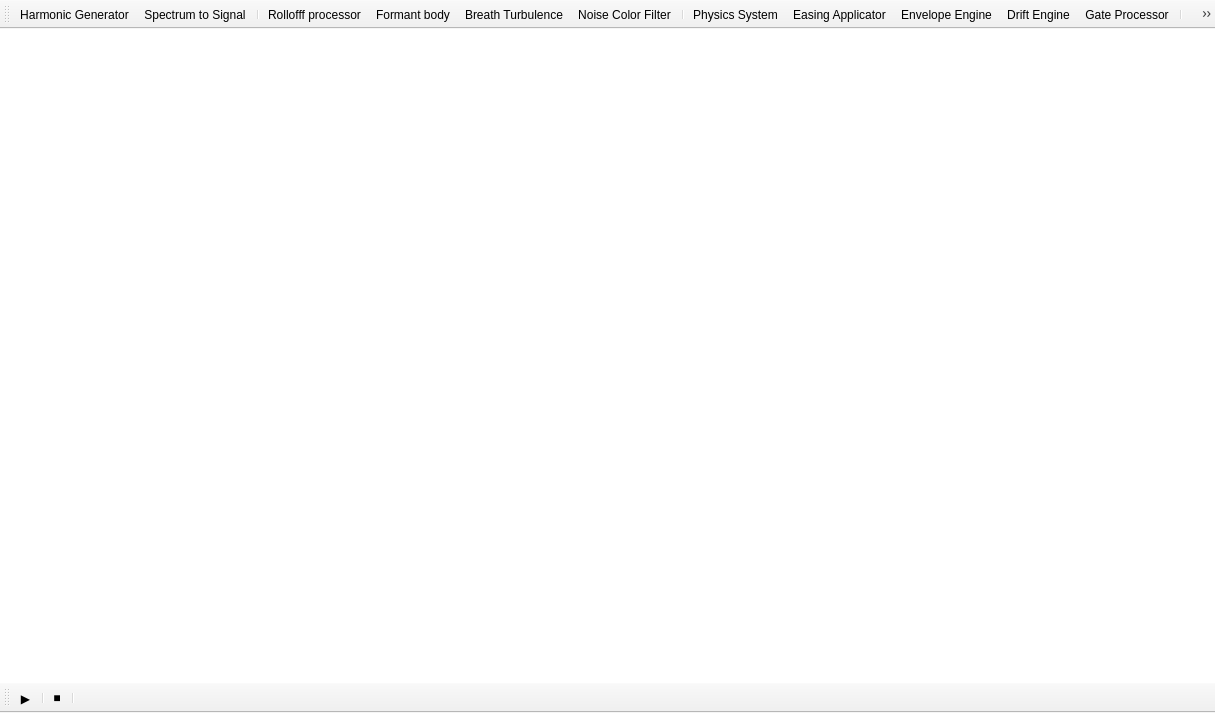
<?xml version="1.0" encoding="UTF-8"?>
<ui version="4.0">
 <class>SounitBuilderCanvas</class>
 <widget class="QMainWindow" name="SounitBuilderCanvas">
  <property name="geometry">
   <rect>
    <x>0</x>
    <y>0</y>
    <width>1215</width>
    <height>713</height>
   </rect>
  </property>
  <property name="minimumSize">
   <size>
    <width>0</width>
    <height>0</height>
   </size>
  </property>
  <property name="windowTitle">
   <string>Sounit Builser</string>
  </property>
  <widget class="QWidget" name="centralsounitbuildercanvaswidget">
   <property name="styleSheet">
    <string notr="true">background-color: white;</string>
   </property>
  </widget>
  <widget class="QToolBar" name="toolBar">
   <property name="windowTitle">
    <string>toolBar</string>
   </property>
   <attribute name="toolBarArea">
    <enum>TopToolBarArea</enum>
   </attribute>
   <attribute name="toolBarBreak">
    <bool>false</bool>
   </attribute>
   <addaction name="actionHarmonicGenerator"/>
   <addaction name="actionSpectrum_to_Signal"/>
   <addaction name="separator"/>
   <addaction name="actionRollofff_processor"/>
   <addaction name="actionFormant_body"/>
   <addaction name="actionBreath_Turbulence"/>
   <addaction name="actionNoise_Color_Filter"/>
   <addaction name="separator"/>
   <addaction name="actionPhysics_System"/>
   <addaction name="actionEasing_Applicator"/>
   <addaction name="actionEnvelope_Engine"/>
   <addaction name="actionDrift_Engine"/>
   <addaction name="actionGate_Processor"/>
   <addaction name="separator"/>
   <addaction name="actionMarquee_Select"/>
  </widget>
  <widget class="QToolBar" name="toolBar_2">
   <property name="minimumSize">
    <size>
     <width>0</width>
     <height>30</height>
    </size>
   </property>
   <property name="maximumSize">
    <size>
     <width>16777215</width>
     <height>30</height>
    </size>
   </property>
   <property name="windowTitle">
    <string>toolBar_2</string>
   </property>
   <attribute name="toolBarArea">
    <enum>BottomToolBarArea</enum>
   </attribute>
   <attribute name="toolBarBreak">
    <bool>false</bool>
   </attribute>
   <addaction name="actionplay"/>
   <addaction name="separator"/>
   <addaction name="actionstop"/>
   <addaction name="separator"/>
  </widget>
  <action name="actionHarmonicGenerator">
   <property name="text">
    <string>Harmonic Generator</string>
   </property>
   <property name="menuRole">
    <enum>QAction::MenuRole::NoRole</enum>
   </property>
  </action>
  <action name="actionSpectrum_to_Signal">
   <property name="text">
    <string>Spectrum to Signal</string>
   </property>
   <property name="menuRole">
    <enum>QAction::MenuRole::NoRole</enum>
   </property>
  </action>
  <action name="actionRollofff_processor">
   <property name="text">
    <string>Rollofff processor</string>
   </property>
   <property name="menuRole">
    <enum>QAction::MenuRole::NoRole</enum>
   </property>
  </action>
  <action name="actionFormant_body">
   <property name="text">
    <string>Formant body</string>
   </property>
   <property name="menuRole">
    <enum>QAction::MenuRole::NoRole</enum>
   </property>
  </action>
  <action name="actionBreath_Turbulence">
   <property name="text">
    <string>Breath Turbulence</string>
   </property>
   <property name="menuRole">
    <enum>QAction::MenuRole::NoRole</enum>
   </property>
  </action>
  <action name="actionNoise_Color_Filter">
   <property name="text">
    <string>Noise Color Filter</string>
   </property>
   <property name="menuRole">
    <enum>QAction::MenuRole::NoRole</enum>
   </property>
  </action>
  <action name="actionPhysics_System">
   <property name="text">
    <string>Physics System</string>
   </property>
   <property name="menuRole">
    <enum>QAction::MenuRole::NoRole</enum>
   </property>
  </action>
  <action name="actionEasing_Applicator">
   <property name="text">
    <string>Easing Applicator</string>
   </property>
   <property name="menuRole">
    <enum>QAction::MenuRole::NoRole</enum>
   </property>
  </action>
  <action name="actionEnvelope_Engine">
   <property name="text">
    <string>Envelope Engine</string>
   </property>
   <property name="menuRole">
    <enum>QAction::MenuRole::NoRole</enum>
   </property>
  </action>
  <action name="actionDrift_Engine">
   <property name="text">
    <string>Drift Engine</string>
   </property>
   <property name="menuRole">
    <enum>QAction::MenuRole::NoRole</enum>
   </property>
  </action>
  <action name="actionGate_Processor">
   <property name="text">
    <string>Gate Processor</string>
   </property>
   <property name="menuRole">
    <enum>QAction::MenuRole::NoRole</enum>
   </property>
  </action>
  <action name="actionMarquee_Select">
   <property name="text">
    <string>Marquee Select</string>
   </property>
   <property name="menuRole">
    <enum>QAction::MenuRole::NoRole</enum>
   </property>
  </action>
  <action name="actionplay">
   <property name="text">
    <string>▶</string>
   </property>
   <property name="menuRole">
    <enum>QAction::MenuRole::NoRole</enum>
   </property>
  </action>
  <action name="actionstop">
   <property name="text">
    <string>■</string>
   </property>
   <property name="menuRole">
    <enum>QAction::MenuRole::NoRole</enum>
   </property>
  </action>
 </widget>
 <resources/>
 <connections/>
</ui>
